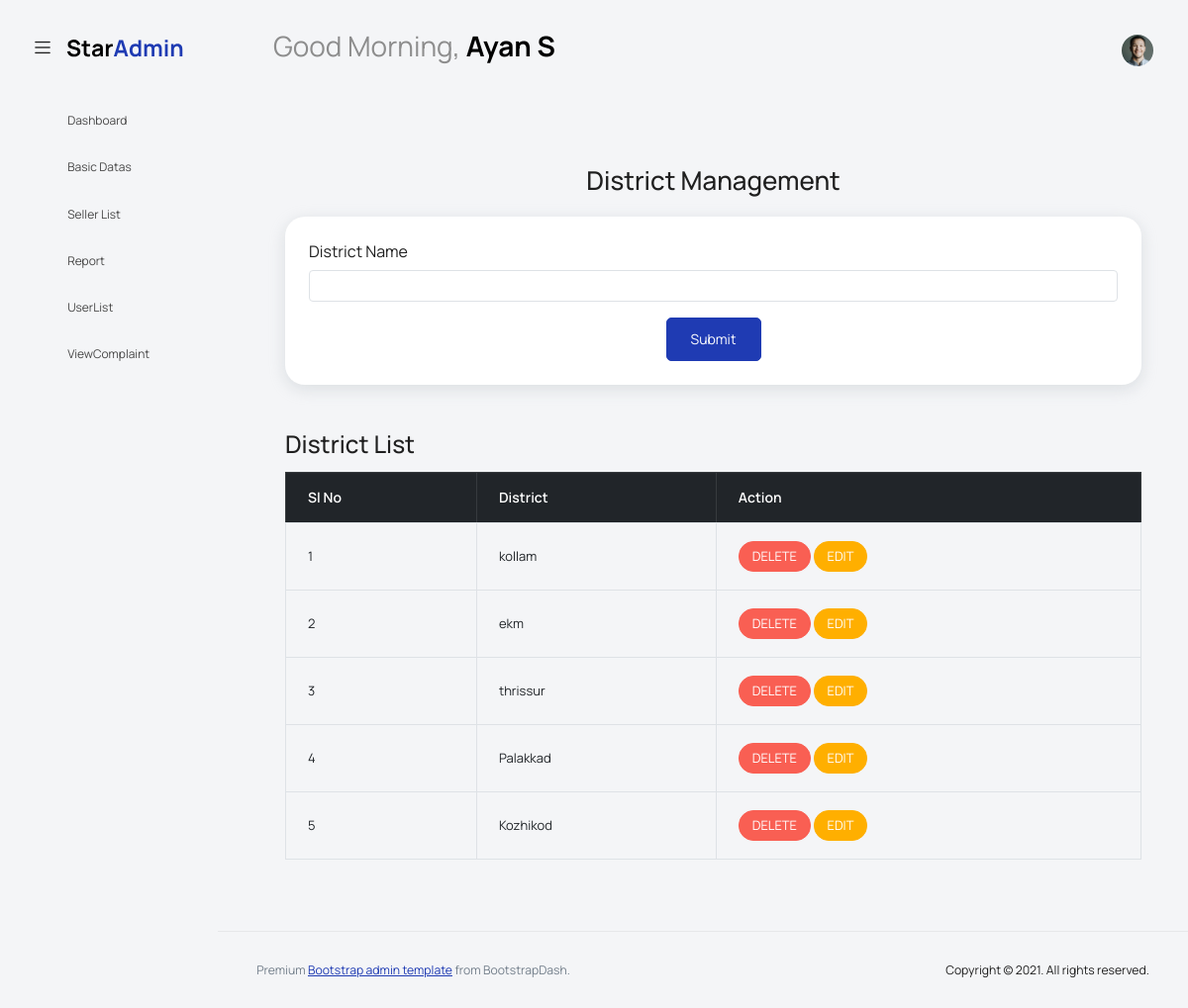
The page /Project/Admin/District.php (signed in) on the database its author committed.
### tables this page shows
CREATE TABLE `tbl_district` (
  `district_id` int(11) NOT NULL,
  `district_name` varchar(60) NOT NULL
);

### Project/Admin/District.php (the view, shortened to what this page needs)
<?php
include("../Assets/Connection/Connection.php");
$district='';
include("Head.php");
		?>
<!DOCTYPE html PUBLIC "-//W3C//DTD XHTML 1.0 Transitional//EN" "http://www.w3.org/TR/xhtml1/DTD/xhtml1-transitional.dtd">
<html xmlns="http://www.w3.org/1999/xhtml">
<head>
</head>
<body>
<div class="container my-5">
    <h2 class="text-center mb-4">District Management</h2>
    <div class="card p-4">
        <form id="form1" name="form1" method="post" action="">
            <div class="mb-3">
                <label for="txt_district" class="form-label">District Name</label>
                <input type="text" class="form-control" title="Name allows only alphabets, spaces, and the first letter must be capitalized" pattern="^[A-Z]+[a-zA-Z ]*$" name="txt_district" id="txt_district" value="<?php echo $district; ?>" required />
            </div>
            <div class="text-center">
                <button type="submit" class="btn btn-primary" name="btn_submit" id="btn_submit">Submit</button>
            </div>
        </form>
    </div>
    <div class="mt-5">
        <h3 class="mb-3">District List</h3>
        <table class="table table-bordered table-hover">
            <thead class="table-dark">
                <tr>
                    <th scope="col">Sl No</th>
                    <th scope="col">District</th>
                    <th scope="col">Action</th>
                </tr>
            </thead>
            <tbody>
                <?php
                $selQry="select * from tbl_district";
                $result=$con->query($selQry);
                $i=0;
                while($data=$result->fetch_assoc())
                {
                    $i++;
                ?>
                <tr>
                    <td><?php echo $i ?></td>
                    <td><?php echo $data['district_name']; ?></td>
                    <td>
                        <a href="District.php?delID=<?php echo $data['district_id']?>" class="btn btn-danger btn-sm">DELETE</a>
                        <a href="District.php?eID=<?php echo $data['district_id']?>" class="btn btn-warning btn-sm">EDIT</a>
                    </td>
                </tr>
                <?php
                }
                ?>
            </tbody>
        </table>
    </div>
</div>
</html>
<?php
include("Foot.php");
?>

### Project/Admin/Head.php (shortened to what this page needs)
<!DOCTYPE html>
<html lang="en">
<head>
  <link rel="stylesheet" href="../Assets/Templates/Admin/vendors/feather/feather.css">
  <link rel="stylesheet" href="../Assets/Templates/Admin/vendors/mdi/css/materialdesignicons.min.css">
  <link rel="stylesheet" href="../Assets/Templates/Admin/vendors/ti-icons/css/themify-icons.css">
  <link rel="stylesheet" href="../Assets/Templates/Admin/vendors/typicons/typicons.css">
  <link rel="stylesheet" href="../Assets/Templates/Admin/vendors/simple-line-icons/css/simple-line-icons.css">
  <link rel="stylesheet" href="../Assets/Templates/Admin/vendors/css/vendor.bundle.base.css">
  <link rel="stylesheet" href="../Assets/Templates/Admin/vendors/datatables.net-bs4/dataTables.bootstrap4.css">
  <link rel="stylesheet" href="../Assets/Templates/Admin/js/select.dataTables.min.css">
  <link rel="stylesheet" href="../Assets/Templates/Admin/css/vertical-layout-light/style.css">
</head>
<?php
include("../Assets/Connection/Connection.php");
$sel = "select * from tbl_admin where admin_id=".$_SESSION["aid"];
$res = $con->query($sel);
$data = $res->fetch_assoc();
?>
<body>
  <div class="container-scroller">
    <nav class="navbar default-layout col-lg-12 col-12 p-0 fixed-top d-flex align-items-top flex-row">
      <div class="text-center navbar-brand-wrapper d-flex align-items-center justify-content-start">
        <div class="me-3">
          <button class="navbar-toggler navbar-toggler align-self-center" type="button" data-bs-toggle="minimize">
            <span class="icon-menu"></span>
          </button>
        </div>
        <div>
          <a class="navbar-brand brand-logo" href="../Assets/Templates/Admin/index.html">
            <img src="../Assets/Templates/Admin/images/logo.svg" alt="logo" />
          </a>
        </div>
      </div>
      <div class="navbar-menu-wrapper d-flex align-items-top">
        <ul class="navbar-nav">
          <li class="nav-item font-weight-semibold d-none d-lg-block ms-0">
            <h1 class="welcome-text">Good Morning, <span class="text-black fw-bold"><?php echo $data["admin_name"]; ?></span></h1>
          </li>
        </ul>
        <ul class="navbar-nav ms-auto">
          <li class="nav-item dropdown d-none d-lg-block user-dropdown">
            <a class="nav-link" id="UserDropdown" href="#" data-bs-toggle="dropdown" aria-expanded="false">
              <img class="img-xs rounded-circle" src="../Assets/Templates/Admin/images/faces/face8.jpg" alt="Profile image"> </a>
          </li>
        </ul>
      </div>
    </nav>
    <div class="container-fluid page-body-wrapper">
      <nav class="sidebar sidebar-offcanvas" id="sidebar">
        <ul class="nav">
          <li class="nav-item">
            <a class="nav-link" href="HomePage.php">
              <i class="mdi mdi-grid-large menu-icon"></i>
              <span class="menu-title">Dashboard</span>
            </a>
          </li>
          <li class="nav-item">
            <a class="nav-link" data-bs-toggle="collapse" href="#ui-basic" aria-expanded="false" aria-controls="ui-basic">
              <i class="menu-icon mdi mdi-floor-plan"></i>
              <span class="menu-title">Basic Datas</span>
              <i class="menu-arrow"></i>
            </a>
          </li>
          <li class="nav-item">
            <a class="nav-link" data-bs-toggle="collapse" href="#seller" aria-expanded="false" aria-controls="seller">
              <i class="menu-icon mdi mdi-floor-plan"></i>
              <span class="menu-title">Seller List</span>
              <i class="menu-arrow"></i>
            </a>
          </li>
          <li class="nav-item">
            <a class="nav-link" href="SellerSalesPieChart.php">
              <i class="mdi mdi-grid-large menu-icon"></i>
              <span class="menu-title">Report</span>
            </a>
          </li>
          <li class="nav-item">
            <a class="nav-link" href="UserList.php">
              <i class="mdi mdi-grid-large menu-icon"></i>
              <span class="menu-title">UserList</span>
            </a>
          </li>
          <li class="nav-item">
            <a class="nav-link" href="ViewComplaint.php">
              <i class="mdi mdi-grid-large menu-icon"></i>
              <span class="menu-title">ViewComplaint</span>
            </a>
          </li>
        </ul>
      </nav>
      <div class="main-panel">
        <div class="content-wrapper">

### rows shown on the page
tbl_district: district_name "kollam"
tbl_district: district_name "ekm"
tbl_district: district_name "thrissur"
tbl_district: district_name "Palakkad"
tbl_district: district_name "Kozhikod"

### other values the page prints
$data["admin_name"] "Ayan S"
